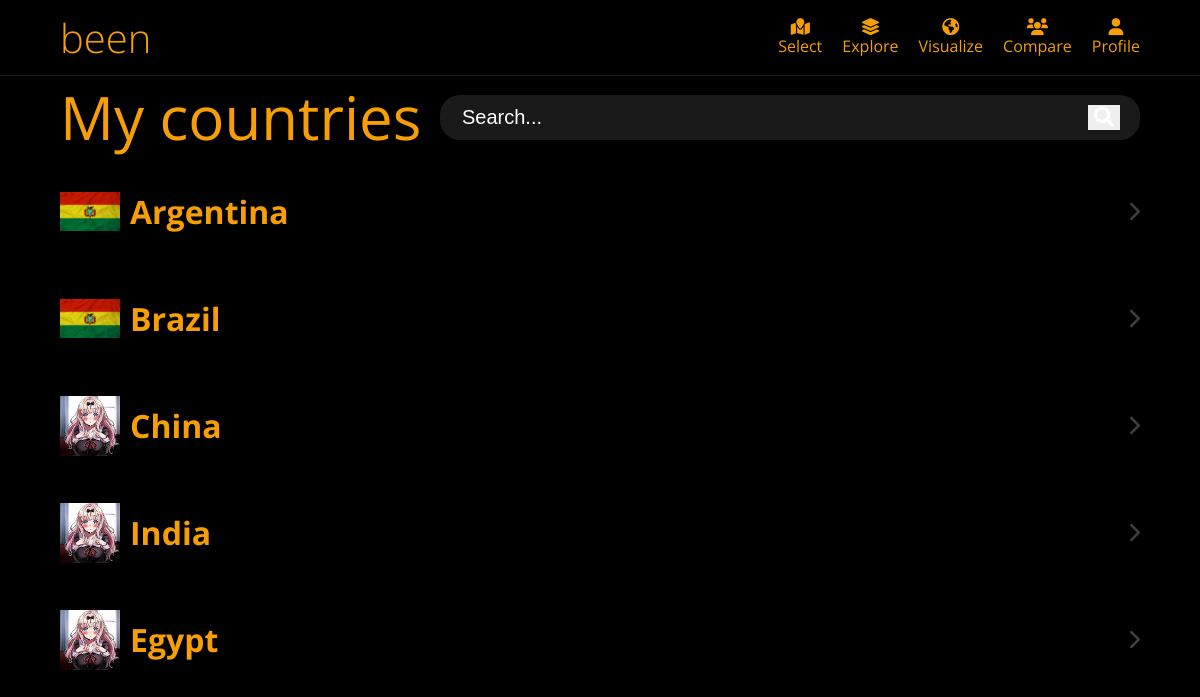
Screenshot of /select/countries/ (signed in) with the database file from the repository.
### core/models.py (models this page shows, shortened)
class Country(models.Model):
    name = models.CharField(max_length=255)
    slug = models.SlugField(max_length=255)
    continent = models.ForeignKey(Continent, on_delete=models.PROTECT, related_name="countries")
    population = models.IntegerField()
    currency = models.ForeignKey(Currency, on_delete=models.SET_DEFAULT, default=1)
    territory = models.IntegerField()
    domain = models.CharField(max_length=3)
    flag = models.ImageField(upload_to=user_directory_path, default="flags/default.jpg")
    landscape = models.ImageField(upload_to=user_directory_path_landscape, default="landscapes/default.jpg")
    latitude = models.FloatField(default=1)
    longitude = models.FloatField(default=1)

### select_app/views.py (the view, shortened to what this page needs)
# urls.py: path("<str:selection_item>/", views.my_selection_item, name="my_selection_item"),
@login_required
def my_selection_item(request, selection_item):
    profile = get_object_or_404(Profile, user=request.user)
    search_form = SearchForm(request.GET or None)
    q = request.GET.get("q", "")
    if selection_item == "countries":
        countries = profile.countries.filter(name__icontains=q) if q else profile.countries.all()
        num_countries = countries.count()
        return render(request, "select/my_selection_item.html", {"countries": countries, "num_countries": num_countries, "selection_item": "countries", "search_form": search_form})
    elif selection_item == "cities":
        cities = profile.cities.filter(name__icontains=q) if q else profile.cities.all()
        num_cities = cities.count()
        return render(request, "select/my_selection_item.html", {"cities": cities, "num_cities": num_cities, "selection_item": "cities", "search_form": search_form})
    elif selection_item == "airports":
        airports = profile.airports.filter(name__icontains=q) if q else profile.airports.all()
        num_airports = airports.count()
        return render(request, "select/my_selection_item.html", {"airports": airports, "num_airports": num_airports, "selection_item": "airports", "search_form": search_form})

### core/forms.py
class SearchForm(forms.Form):
    q = forms.CharField(required=False, widget=forms.TextInput(attrs={'class': '', 'placeholder': 'Search...'}))

### account/context_processors.py (called while the page is built)
def avatar(request):
    context = {}
    if request.user.is_authenticated:
        avatar = Profile.objects.get(user=request.user)
        context["avatar"] = avatar
    return context

def total_countries_visited(request):
    context = {}
    if request.user.is_authenticated:
        profile = Profile.objects.get(user=request.user)
        context["total_countries_visited"] = profile.total_countries_visited()
    return context

### account/models.py (called while the page is built)
    def total_countries_visited(self):
        return self.countries.count()

### templates/select/my_selection_item.html (shortened to what this page needs)
{% extends '../base.html' %}
{% block content %}
<div class="search">
    <h1 class="title no-margin">My {{selection_item}}</h1>
    <form action="" method="GET" class="search-bar">
        {{ search_form.q }}
        <button type="submit" class="search-icon"><i class="fa-solid fa-magnifying-glass"></i></button>
    </form>
</div>
{% if selection_item == "countries" %}
{% for country in countries %}
<div class="select-card-container">
    <a href="{% url 'explore:country_single' country.slug %}">
        <div class="select-card">
            <div class="info">
                <img src="{{country.flag.url}}" alt="{{country.name}}">
                <h3>{{country.name}}</h3>
            </div>
            <i class="fa-solid fa-chevron-right"></i>
        </div>
    </a>
</div>
{% endfor %}
{% endif %}
{% endblock %}

### templates/base.html (shortened to what this page needs)
{% load static %}
<!DOCTYPE html>
<html lang="en">
<head>
    <link rel="stylesheet" href="https://cdnjs.cloudflare.com/ajax/libs/font-awesome/6.0.0-beta3/css/all.min.css">
    <link rel="stylesheet" href="{% static 'css/main.css' %}">
    <link rel="stylesheet" href="https://unpkg.com/leaflet@1.9.4/dist/leaflet.css"
/>
</head>
<body>
    <nav class="navbar-container">
        <div class="container navbar">
            <div>
                <a href="{% url 'core:home' %}" class="brand">been</a>
            </div>
            <div class="navegation">
                <a href="{% url 'select:select' %}" class="nav-link"><i class="fa-solid fa-map-location"></i>Select</a>
                <a href="{% url 'explore:explore' %}" class="nav-link"><i class="fa-solid fa-layer-group"></i>Explore</a>
                <a href="{% url 'visualize:visualize' %}" class="nav-link"><i class="fa-solid fa-earth-americas"></i>Visualize</a>
                <a href="{% url 'compare:view_all' %}" class="nav-link"><i class="fa-solid fa-users"></i>Compare</a>
                {% if user.is_authenticated %}
                <a href="{% url 'account:profile_view' %}" class="nav-link"><i class="fa-solid fa-user"></i>Profile</a>
                {% else %}
                <a href="{% url 'login' %}" class="nav-link"><i class="fa-solid fa-right-to-bracket"></i>Login</a>
                <a href="{% url 'account:sign_up' %}" class="nav-link"><i class="fa-solid fa-user-plus"></i>Sign up</a>
                {% endif %}
            </div>
        </div>
    </nav>
    <div class="container">
        {% block content %} {% endblock %}
    </div>
</body>
</html>

### static/css/main.css (style rules this page uses)
:root { --font: "Open Sans", sans-serif; --black: #000; --white: #fff; --grey: #181818; --grey2: #404040; --primary: #f59e06; --primary-hover: #c6830e; --green: #75D559; --blue: #438FD3; --red: #C44659; --orange: #F09500; }
html { box-sizing: border-box; font-size: 62.5%; }
*, *:before, *:after { box-sizing: inherit; }
body { font-family: var(--font); font-size: 1.6rem; margin: 0; background-color: var(--black); }
.container { max-width: 120rem; width: 90%; margin: 0 auto; }
a { text-decoration: none; }
h1 { font-size: 4.8rem; }
h3 { font-size: 3.2rem; }
img { max-width: 100%; }
.search { display: flex; align-items: center; justify-content: space-between; }
.search-bar { width: 100%; max-width: 70rem; background: rgba(255, 255,255,0.1); display: flex; align-items: center; border-radius: 2rem; padding: 1rem 2rem; }
::placeholder { color: var(--white) }
.search-bar input { background: transparent; flex: 1; border: 0; outline: none; font-size: 2rem; color: var(--white); }
.search-bar .search-icon { color: var(--white); font-size: 2rem; border: none; }
.no-margin { margin: 0; }
.title { color: var(--primary); font-size: 6rem; font-weight: 400; }
.navbar-container { background-color: var(--black); padding: 1rem 0; border-bottom: .1rem solid var(--grey); }
.navbar { display: flex; justify-content: space-between; align-items: center; }
.brand { color: var(--primary); font-size: 4rem; font-weight: 100; }
.navegation { display: flex; gap: 2rem; }
.nav-link { display: flex; flex-direction: column; align-items: center; color: var(--primary); }
.nav-link i { font-size: 1.7rem; }
.select-card-container .select-card { display: flex; align-items: center; justify-content: space-between; }
.select-card .info { display: flex; align-items: center; gap: 1rem; }
.select-card .info img { width: 6rem; }
.select-card .info h3 { color: var(--primary); }
.select-card i { color: var(--grey2); font-size: 2rem; }

### rows the page displays
Country: flag (picture), name "Argentina"
Country: flag (picture), name "Brazil"
Country: flag (placeholder picture), name "China"
Country: flag (placeholder picture), name "India"
Country: flag (placeholder picture), name "Egypt"

### other values shown
{{ selection_item }} "countries"
